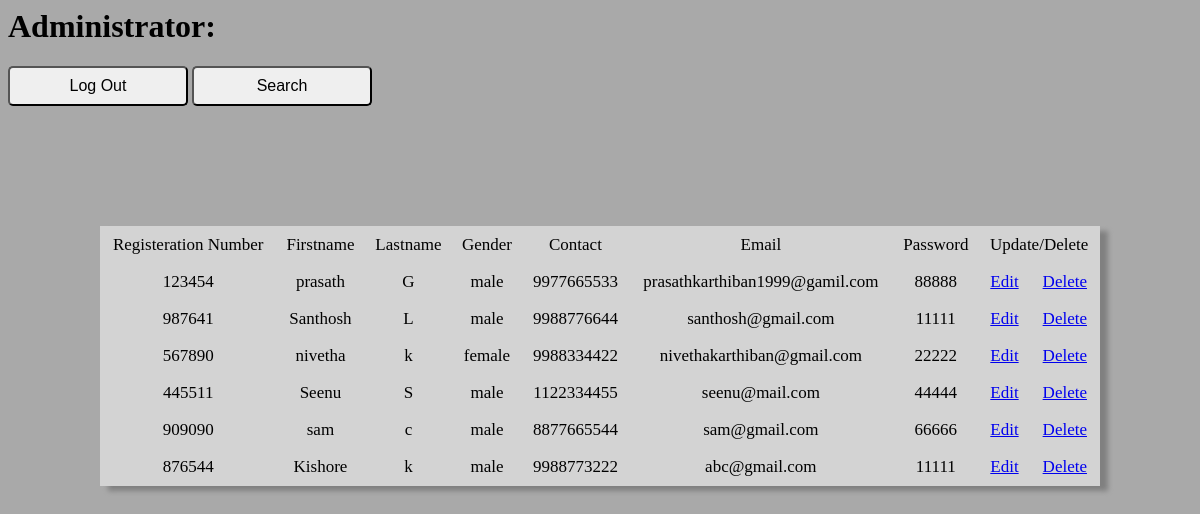
Page /all.php (signed in) on the committed database.
### tables this page shows
CREATE TABLE `users` (
  `ID` int(11) NOT NULL,
  `REGISTRATION` int(6) NOT NULL,
  `FIRSTNAME` varchar(50) DEFAULT NULL,
  `LASTNAME` varchar(40) DEFAULT NULL,
  `GENDER` varchar(10) DEFAULT NULL,
  `CONTACT` varchar(10) DEFAULT NULL,
  `EMAIL` varchar(30) DEFAULT NULL,
  `PASSWORD` varchar(100) DEFAULT NULL
);

### all.php (the view, shortened to what this page needs)
<html>
<head>
</head>
<body>
<h1>Administrator:</h1>
<button onclick="window.location.href='logoutadmin.php'">Log Out</button>
<button onclick="window.location.href='search.php'">Search</button>
<?php
if($_SESSION['user']){
include('config.php');
$sql="select*from users";
$result=mysqli_query($con,$sql);
$c=mysqli_num_rows($result);
echo "<center><table>";
echo "<tr><td>Registeration Number</td><td>Firstname</td><td>Lastname</td><td>Gender</td><td>Contact</td><td>Email</td><td>Password</td><td colspan='2'>Update/Delete</td></tr>";
if($c!=0){
while($re=mysqli_fetch_assoc($result)){
echo "<tr><td>".$re['REGISTRATION']."</td><td>".$re['FIRSTNAME']."</td><td>".$re['LASTNAME']."</td><td>".$re['GENDER']."</td><td>".$re['CONTACT']."</td><td>".$re['EMAIL']."</td><td>".$re['PASSWORD']."</td><td><a href='update.php?id=$re[REGISTRATION]'>Edit</td><td><a href='delete.php?id=$re[REGISTRATION]'>Delete</td></tr>";
}}
echo "</table></center>";}
?>
</body>
</html>

### all.php (style rules this page uses)
table { width:1000px;box-shadow:8px 5px 5px grey;cursor:pointer;margin-top:120px; }
table,td { padding:8px;border:0.5px solid lightgrey;border-collapse:collapse;text-align:center; }
tr { font-size:17px;background-color:lightgrey; }
button { height:40px;width:180px;font-size:16px;border-radius:5px; }
body { background-color:darkgrey; }

### rows in the picture
users: REGISTRATION "123454", FIRSTNAME "prasath", LASTNAME "G", GENDER "male", CONTACT "9977665533", EMAIL "prasathkarthiban1999@gamil.com", PASSWORD "88888"
users: REGISTRATION "987641", FIRSTNAME "Santhosh", LASTNAME "L", GENDER "male", CONTACT "9988776644", EMAIL "santhosh@gmail.com", PASSWORD "11111"
users: REGISTRATION "567890", FIRSTNAME "nivetha", LASTNAME "k", GENDER "female", CONTACT "9988334422", EMAIL "nivethakarthiban@gmail.com", PASSWORD "22222"
users: REGISTRATION "445511", FIRSTNAME "Seenu", LASTNAME "S", GENDER "male", CONTACT "1122334455", EMAIL "seenu@mail.com", PASSWORD "44444"
users: REGISTRATION "909090", FIRSTNAME "sam", LASTNAME "c", GENDER "male", CONTACT "8877665544", EMAIL "sam@gmail.com", PASSWORD "66666"
users: REGISTRATION "876544", FIRSTNAME "Kishore", LASTNAME "k", GENDER "male", CONTACT "9988773222", EMAIL "abc@gmail.com", PASSWORD "11111"
